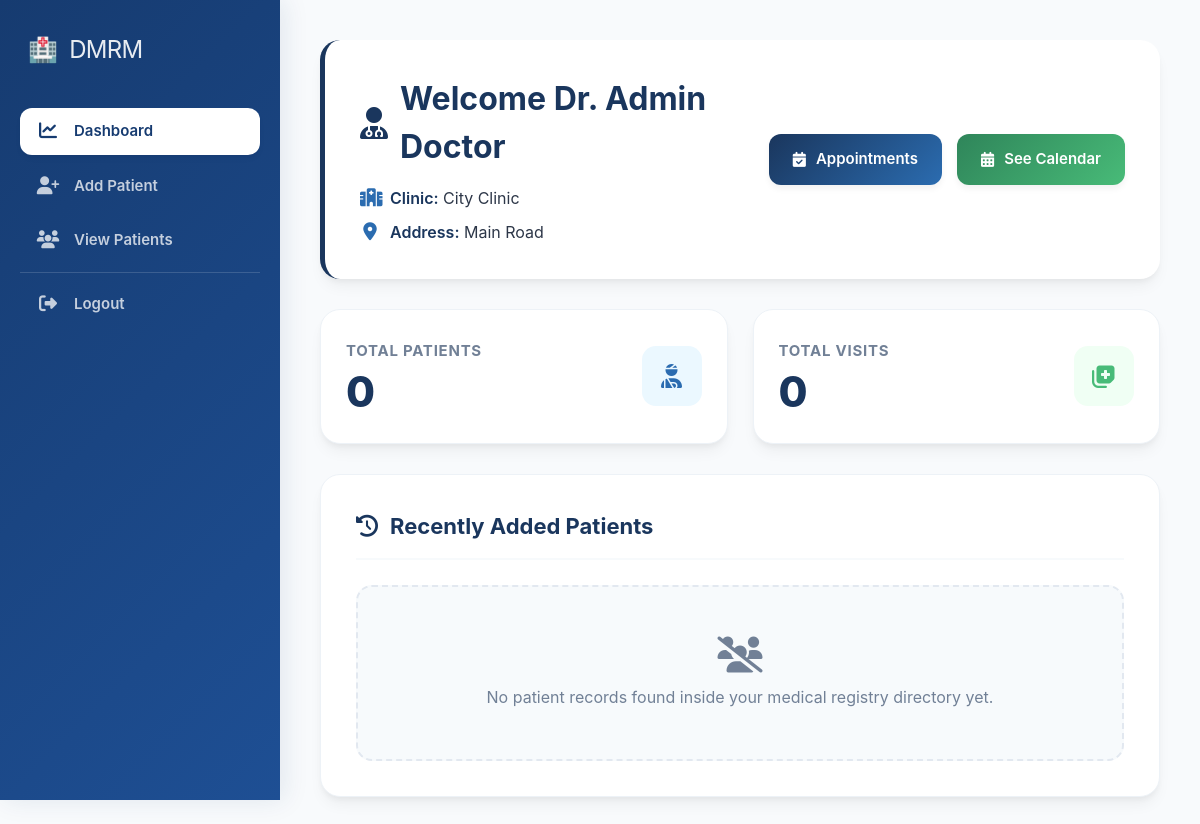
The app's page /dashboard (signed in) with its own data.
### tables this page shows
CREATE TABLE doctors (
        id INTEGER PRIMARY KEY AUTOINCREMENT,
        name TEXT,
        email TEXT UNIQUE,
        password TEXT,
        clinic_name TEXT,
        clinic_address TEXT
    );

### app.py (the view)
@app.route("/dashboard")
def dashboard():
    if not is_logged_in() or session.get("role") != "admin":
        return redirect("/login")
    conn = sqlite3.connect(DATABASE, timeout=20)
    conn.row_factory = sqlite3.Row
    cur = conn.cursor()
    doctor_id = session.get("doctor_id")
    cur.execute("SELECT * FROM doctors WHERE id=?", (doctor_id,))
    doctor = cur.fetchone()
    cur.execute("SELECT COUNT(*) FROM patients WHERE doctor_id=?", (doctor_id,))
    total_patients = cur.fetchone()[0]
    cur.execute("SELECT COUNT(*) FROM visits WHERE patient_id IN (SELECT id FROM patients WHERE doctor_id=?)", (doctor_id,))
    total_visits = cur.fetchone()[0]
    cur.execute("SELECT COUNT(*) FROM appointments WHERE status='pending' AND doctor_id=?", (doctor_id,))
    pending_appointments = cur.fetchone()[0]
    cur.execute("""
        SELECT id, name, age, phone
        FROM patients
        WHERE doctor_id=?
        ORDER BY id DESC
        LIMIT 5
    """, (doctor_id,))
    recent_patients = cur.fetchall()
    conn.close()
    return render_template(
        "dashboard.html",
        doctor=doctor,
        total_patients=total_patients,
        total_visits=total_visits,
        recent_patients=recent_patients,
        pending_appointments=pending_appointments
    )

### app.py (called while the page is built)
def is_logged_in():
    return session.get("logged_in")

### templates/dashboard.html (shortened to what this page needs)
{% extends "base.html" %}
{% block content %}
<link rel="stylesheet" href="https://cdnjs.cloudflare.com/ajax/libs/font-awesome/6.5.1/css/all.min.css"/>
<div class="dashboard-wrapper">
    <div class="dd-header">
        <div class="dd-welcome">
            <h1>
                <i class="fa-solid fa-user-doctor"></i> Welcome Dr. {{ doctor.name }}
            </h1>
            <div class="dd-welcome-details">
                <div class="clinic-info-item">
                    <i class="fa-solid fa-hospital"></i>
                    <span><b>Clinic:</b> {{ doctor.clinic_name }}</span>
                </div>
                <div class="clinic-info-item">
                    <i class="fa-solid fa-location-dot"></i>
                    <span><b>Address:</b> {{ doctor.clinic_address }}</span>
                </div>
            </div>
        </div>
        <div class="dd-actions">
            <a href="/appointments" class="dd-action-btn dd-blue">
                <i class="fa-solid fa-calendar-check"></i> Appointments
            </a>
            <a href="/appointment_calendar" class="dd-action-btn dd-green">
                <i class="fa-solid fa-calendar-days"></i> See Calendar
            </a>
        </div>
    </div>
    <div class="dd-stats">
        <div class="dd-stat-box">
            <div class="dd-stat-box-content">
                <h3>Total Patients</h3>
                <h1>{{ total_patients }}</h1>
            </div>
            <div class="dd-stat-icon-wrapper dd-stat-blue-icon">
                <i class="fa-solid fa-user-injured"></i>
            </div>
        </div>
        <div class="dd-stat-box">
            <div class="dd-stat-box-content">
                <h3>Total Visits</h3>
                <h1>{{ total_visits }}</h1>
            </div>
            <div class="dd-stat-icon-wrapper dd-stat-green-icon">
                <i class="fa-solid fa-notes-medical"></i>
            </div>
        </div>
    </div>
    <div class="dd-patients">
        <h2>
            <i class="fa-solid fa-clock-rotate-left"></i> Recently Added Patients
        </h2>
        <div class="dd-patient-grid">
            {% for patient in recent_patients %}
                <div class="dd-patient-card">
                    <h3>
                        <i class="fa-solid fa-id-card-clip"></i> {{ patient.name }}
                    </h3>
                    <div class="dd-patient-meta">
                        <p>
                            <i class="fa-solid fa-hourglass"></i>
                            <span><b>Age:</b> {{ patient.age }} Years</span>
                        </p>
                        <p>
                            <i class="fa-solid fa-phone-flip"></i>
                            <span><b>Phone:</b> {{ patient.phone }}</span>
                        </p>
                    </div>
                </div>
            {% else %}
                <div class="dd-no-patients-box">
                    <i class="fa-solid fa-users-slash" style="display: block; font-size: 36px; margin-bottom: 12px; color: var(--text-muted);"></i>
                    No patient records found inside your medical registry directory yet.
                </div>
            {% endfor %}
        </div>
    </div>
</div>
{% endblock %}

### templates/dashboard.html (style rules this page uses)
:root { --primary-color: #1a365d; --primary-light: #2b6cb0; --accent-success: #2f855a; --accent-success-light: #48bb78; --bg-light: #f7fafc; --text-dark: #2d3748; --text-muted: #718096; --card-shadow: 0 10px 15px -3px rgba(0, 0, 0, 0.05), 0 4px 6px -2px rgba(0, 0, 0, 0.05); --transition-smooth: all 0.25s ease-in-out; }
.dashboard-wrapper { width: 100%; font-family: -apple-system, BlinkMacSystemFont, "Segoe UI", Roboto, Helvetica, Arial, sans-serif; color: var(--text-dark); }
.dd-header { background: #ffffff; padding: 35px; border-radius: 20px; display: grid; grid-template-columns: 1fr auto; align-items: center; gap: 30px; box-shadow: var(--card-shadow); margin-bottom: 30px; border-left: 5px solid var(--primary-color); }
.dd-welcome h1 { font-size: 32px; font-weight: 700; color: var(--primary-color); margin: 0 0 15px 0; display: flex; align-items: center; gap: 12px; }
.dd-welcome-details { display: flex; flex-direction: column; gap: 10px; }
.clinic-info-item { display: flex; align-items: center; gap: 10px; font-size: 16px; color: var(--text-dark); }
.clinic-info-item i { color: var(--primary-light); font-size: 18px; width: 20px; text-align: center; }
.clinic-info-item b { color: var(--primary-color); font-weight: 600; }
.dd-actions { display: flex; gap: 15px; }
.dd-action-btn { text-decoration: none; color: #ffffff; padding: 14px 24px; border-radius: 12px; font-size: 15px; font-weight: 600; transition: var(--transition-smooth); position: relative; display: inline-flex; align-items: center; gap: 10px; box-shadow: 0 4px 6px rgba(0, 0, 0, 0.05); }
.dd-blue { background: linear-gradient(135deg, var(--primary-color), var(--primary-light)); }
.dd-green { background: linear-gradient(135deg, var(--accent-success), var(--accent-success-light)); }
.dd-stats { display: grid; grid-template-columns: repeat(auto-fit, minmax(240px, 1fr)); gap: 25px; margin-bottom: 30px; }
.dd-stat-box { background: #ffffff; padding: 30px 25px; border-radius: 20px; box-shadow: var(--card-shadow); position: relative; overflow: hidden; display: flex; align-items: center; justify-content: space-between; border: 1px solid #edf2f7; transition: var(--transition-smooth); }
.dd-stat-box-content h3 { font-size: 15px; text-transform: uppercase; letter-spacing: 0.05em; color: var(--text-muted); margin: 0 0 8px 0; font-weight: 700; }
.dd-stat-box-content h1 { font-size: 42px; font-weight: 800; color: var(--primary-color); margin: 0; line-height: 1; }
.dd-stat-icon-wrapper { width: 60px; height: 60px; border-radius: 14px; display: flex; align-items: center; justify-content: center; font-size: 24px; }
.dd-stat-blue-icon { background: #ebf8ff; color: var(--primary-light); }
.dd-stat-green-icon { background: #f0fff4; color: var(--accent-success-light); }
.dd-patients { background: #ffffff; padding: 35px; border-radius: 20px; box-shadow: var(--card-shadow); border: 1px solid #edf2f7; }
.dd-patients h2 { font-size: 22px; font-weight: 700; color: var(--primary-color); margin: 0 0 25px 0; display: flex; align-items: center; gap: 12px; padding-bottom: 15px; border-bottom: 2px solid #f7fafc; }
.dd-patient-grid { display: grid; grid-template-columns: repeat(auto-fit, minmax(300px, 1fr)); gap: 20px; }
.dd-no-patients-box { grid-column: 1 / -1; text-align: center; padding: 50px 20px; color: var(--text-muted); background: var(--bg-light); border-radius: 16px; border: 2px dashed #e2e8f0; font-size: 16px; }

### records on screen
doctors: name "Admin Doctor", clinic_name "City Clinic", clinic_address "Main Road"

### other values on screen
{{ total_patients }} "0"
{{ total_visits }} "0"
